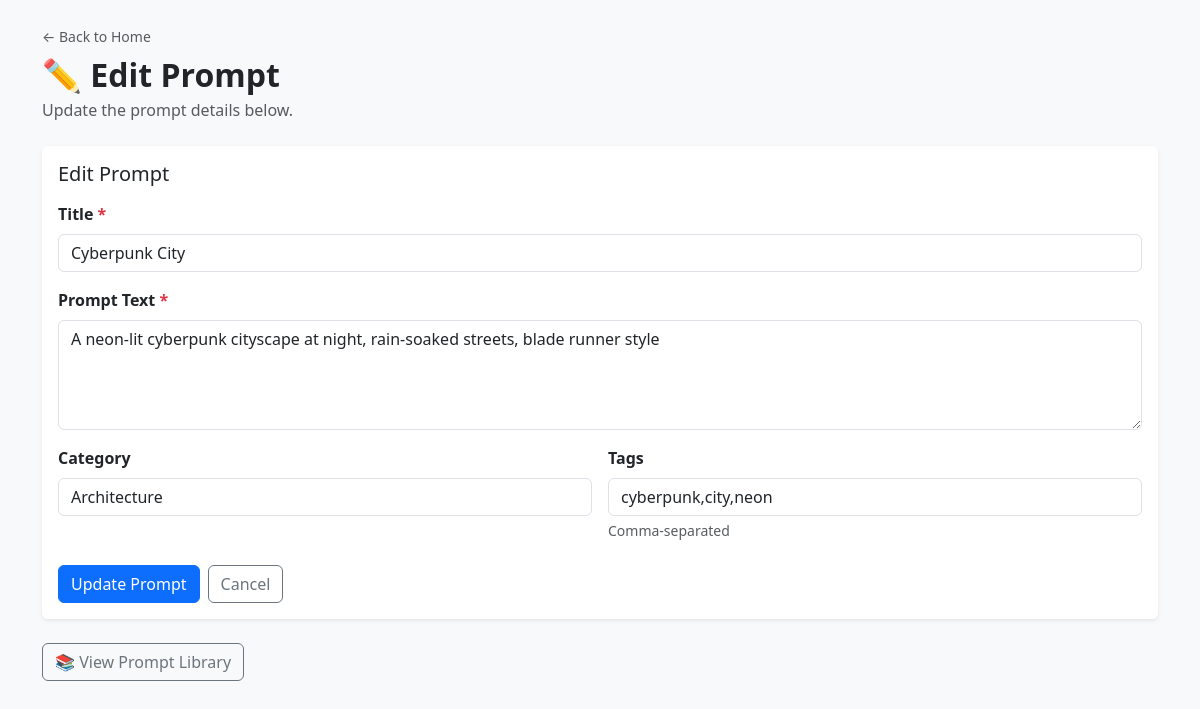
/pages/create_prompt.php?edit=2, run on the app's committed database.
### tables this page shows
CREATE TABLE prompts (
    prompt_id INT AUTO_INCREMENT PRIMARY KEY,
    title VARCHAR(255) NOT NULL,
    prompt_text TEXT NOT NULL,
    category VARCHAR(100),
    tags VARCHAR(255),
    favorite_status TINYINT(1) DEFAULT 0,
    status ENUM('active', 'archived') DEFAULT 'active',
    version_number INT DEFAULT 1,
    created_at DATETIME DEFAULT CURRENT_TIMESTAMP,
    updated_at DATETIME DEFAULT CURRENT_TIMESTAMP ON UPDATE CURRENT_TIMESTAMP
);

### pages/create_prompt.php (the view, shortened to what this page needs)
<?php
$conn = getConnection();
$editPrompt = null;
if (isset($_GET['edit'])) {
    $id = (int) $_GET['edit'];
    $result = $conn->query("SELECT * FROM prompts WHERE prompt_id = $id");
    $editPrompt = $result->fetch_assoc();
}
?>
<!DOCTYPE html>
<html lang="en">
<head>
    <link href="https://cdn.jsdelivr.net/npm/bootstrap@5.3.3/dist/css/bootstrap.min.css" rel="stylesheet">
</head>
<body class="bg-light">
<div class="container mt-4 mb-5">
    <a href="../index.php" class="text-decoration-none text-muted small">&larr; Back to Home</a>
    <h2 class="fw-bold mt-2 mb-1">
        <?php echo $editPrompt ? '✏️ Edit Prompt' : '✏️ Create Prompt'; ?>
    </h2>
    <p class="text-muted mb-4">
        <?php echo $editPrompt ? 'Update the prompt details below.' : 'Write a new image prompt with a title, tags, category, and version history built in.'; ?>
    </p>
    <div class="card shadow-sm border-0 mb-4">
        <div class="card-body">
            <h5 class="card-title mb-3"><?php echo $editPrompt ? 'Edit Prompt' : 'New Prompt'; ?></h5>
            <form method="POST" action="create_prompt.php">
                <div class="mb-3">
                    <label for="title" class="form-label fw-semibold">Title <span class="text-danger">*</span></label>
                    <input type="text" class="form-control" id="title" name="title" required
                           placeholder="e.g. Sunset Over Mountains"
                           value="<?php echo $editPrompt ? htmlspecialchars($editPrompt['title']) : ''; ?>">
                </div>
                <div class="mb-3">
                    <label for="prompt_text" class="form-label fw-semibold">Prompt Text <span class="text-danger">*</span></label>
                    <textarea class="form-control" id="prompt_text" name="prompt_text" rows="4" required
                              placeholder="Describe the image you want to generate..."><?php echo $editPrompt ? htmlspecialchars($editPrompt['prompt_text']) : ''; ?></textarea>
                </div>
                <div class="row g-3">
                    <div class="col-md-6">
                        <label for="category" class="form-label fw-semibold">Category</label>
                        <input type="text" class="form-control" id="category" name="category"
                               placeholder="e.g. Landscape, Portrait, Architecture"
                               value="<?php echo $editPrompt ? htmlspecialchars($editPrompt['category']) : ''; ?>">
                    </div>
                    <div class="col-md-6">
                        <label for="tags" class="form-label fw-semibold">Tags</label>
                        <input type="text" class="form-control" id="tags" name="tags"
                               placeholder="e.g. sunset,nature,mountains"
                               value="<?php echo $editPrompt ? htmlspecialchars($editPrompt['tags']) : ''; ?>">
                        <div class="form-text">Comma-separated</div>
                    </div>
                </div>
                <div class="mt-4 d-flex gap-2">
                    <button type="submit" class="btn btn-primary">
                        <?php echo $editPrompt ? 'Update Prompt' : 'Save Prompt'; ?>
                    </button>
                    <?php if ($editPrompt): ?>
                        <a href="create_prompt.php" class="btn btn-outline-secondary">Cancel</a>
                    <?php endif; ?>
                </div>
            </form>
        </div>
    </div>
    <a href="prompt_library.php" class="btn btn-outline-secondary">📚 View Prompt Library</a>
</div>
</body>
</html>

### data on the page
prompts: title "Cyberpunk City", prompt_text "A neon-lit cyberpunk cityscape at night, rain-soaked streets, blade runner style", category "Architecture", tags "cyberpunk,city,neon"
